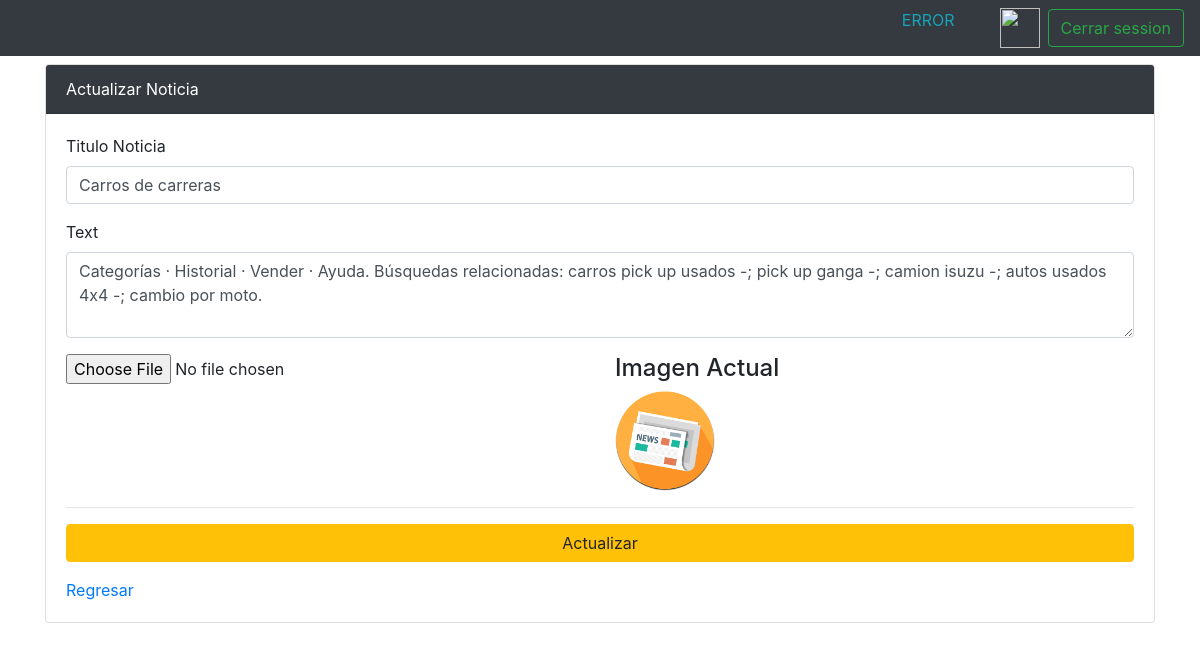
/index.php/news/update/5, run on the app's committed database.
### tables this page shows
CREATE TABLE `news` (
  `id` int(11) NOT NULL,
  `title` varchar(128) NOT NULL,
  `slug` varchar(128) NOT NULL,
  `text` text NOT NULL,
  `img` text
);

### application/controllers/News.php (called while the page is built, shortened)
<?php
class News extends CI_Controller
{
    public function __construct()
    {
        $this->load->model('news_model');
        $this->load->helper('url_helper');
        $this->load->library('session');
    }
    public function update($id)
    {
        $this->load->helper('form');
        $this->load->library('form_validation');
        $data['title'] = 'Actualizar Noticia';
        $data['news_item'] = $this->news_model->get_news($id);
        $this->form_validation->set_rules('title', 'Title', 'required');
        $this->form_validation->set_rules('text', 'Text', 'required');
        $dataUser['name'] =  $this->session->userdata('name');
         $dataUser['email'] =  $this->session->userdata('email');
         $dataUser['urlImg'] =  $this->session->userdata('urlImg');
         $dataUser['loginProvedor'] =  $this->session->userdata('loginProvedor');
        if ($this->form_validation->run() === FALSE) {
            $this->load->view('templates/header', $dataUser);
            $this->load->view('news/update', $data);
            $this->load->view('templates/footer');
        } else {
            $img = $this->loadImagen();
            $this->news_model->update_news($id, $img);
            $this->session->set_userdata('msg', 'Noticia actualizada exitosamente.');
            redirect('news');
        }
    }
}

### index.php (called while the page is built, shortened)
<?php
require_once BASEPATH.'core/CodeIgniter.php';

### application/models/News_model.php (called while the page is built, shortened)
<?php
class News_model extends CI_Model
{
    public function get_news($id = FALSE)
    {
        $query = $this->db->get_where('news', array('id' => $id));
        return $query->row_array();
    }
}

### application/views/news/update.php (the view)
<div class="container">
<div class="card mt-2">
    <div class="card-header bg-dark text-white">
        <?php echo $title; ?>
    </div>
    <div class="card-body">
        <?php echo form_open_multipart('news/update/'.$news_item['id']); ?>
            <div class="form-group">
                <label for="exampleFormControlInput1">Titulo Noticia</label>
                <input type="input" name="title" class="form-control" id="title" placeholder="Nombre" value="<?php echo $news_item['title']; ?>">
            </div>
            <div class="form-group">
                <label for="exampleFormControlSelect2">Text</label>
                <textarea name="text" class="form-control" id="text" rows="3"><?php echo $news_item['text']; ?></textarea>
            </div>
            <div class="row">
                <div class="col-6">
                    <input type="file" name="upload" id="upload">
                </div>
                <div class="col-6">
                    <h4>Imagen Actual</h4>
                    <img class="media-object dp img-circle" src="<?php echo base_url('./imgNoticias/'.$news_item['img']) ?>" alt="ImagenNoticia" style="width: 100px;height:100px;">
                </div>
            </div>
            <hr>
            <button type="submit" name="submit" class="btn btn-warning btn-block" value="Create news item">Actualizar</button>
        </form>
        <a href="<?php echo site_url('news'); ?>">Regresar</a>
    </div>
    </div>
</div>

### data on the page
news: title "Carros de carreras", text "Categorías · Historial · Vender · Ayuda. Búsquedas relacionadas: carros pick up usados -; pick up ganga -; camion isuzu -; autos usados 4x4 -; cambio por moto.", img (picture)

### other printed values
$title "Actualizar Noticia"
